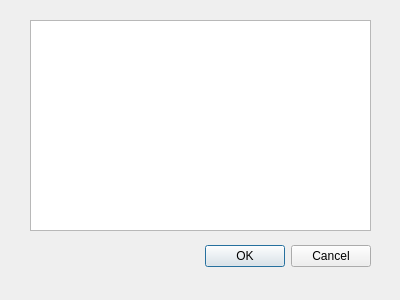
<?xml version="1.0" encoding="UTF-8"?>
<ui version="4.0">
 <class>LoginHistory</class>
 <widget class="QDialog" name="LoginHistory">
  <property name="geometry">
   <rect>
    <x>0</x>
    <y>0</y>
    <width>400</width>
    <height>300</height>
   </rect>
  </property>
  <property name="windowTitle">
   <string>Login History</string>
  </property>
  <widget class="QDialogButtonBox" name="buttonBox">
   <property name="geometry">
    <rect>
     <x>30</x>
     <y>240</y>
     <width>341</width>
     <height>32</height>
    </rect>
   </property>
   <property name="orientation">
    <enum>Qt::Horizontal</enum>
   </property>
   <property name="standardButtons">
    <set>QDialogButtonBox::Cancel|QDialogButtonBox::Ok</set>
   </property>
  </widget>
  <widget class="QTextBrowser" name="textBrowser_loginhistory">
   <property name="geometry">
    <rect>
     <x>30</x>
     <y>20</y>
     <width>341</width>
     <height>211</height>
    </rect>
   </property>
  </widget>
 </widget>
 <resources/>
 <connections>
  <connection>
   <sender>buttonBox</sender>
   <signal>accepted()</signal>
   <receiver>LoginHistory</receiver>
   <slot>accept()</slot>
   <hints>
    <hint type="sourcelabel">
     <x>248</x>
     <y>254</y>
    </hint>
    <hint type="destinationlabel">
     <x>157</x>
     <y>274</y>
    </hint>
   </hints>
  </connection>
  <connection>
   <sender>buttonBox</sender>
   <signal>rejected()</signal>
   <receiver>LoginHistory</receiver>
   <slot>reject()</slot>
   <hints>
    <hint type="sourcelabel">
     <x>316</x>
     <y>260</y>
    </hint>
    <hint type="destinationlabel">
     <x>286</x>
     <y>274</y>
    </hint>
   </hints>
  </connection>
 </connections>
</ui>
